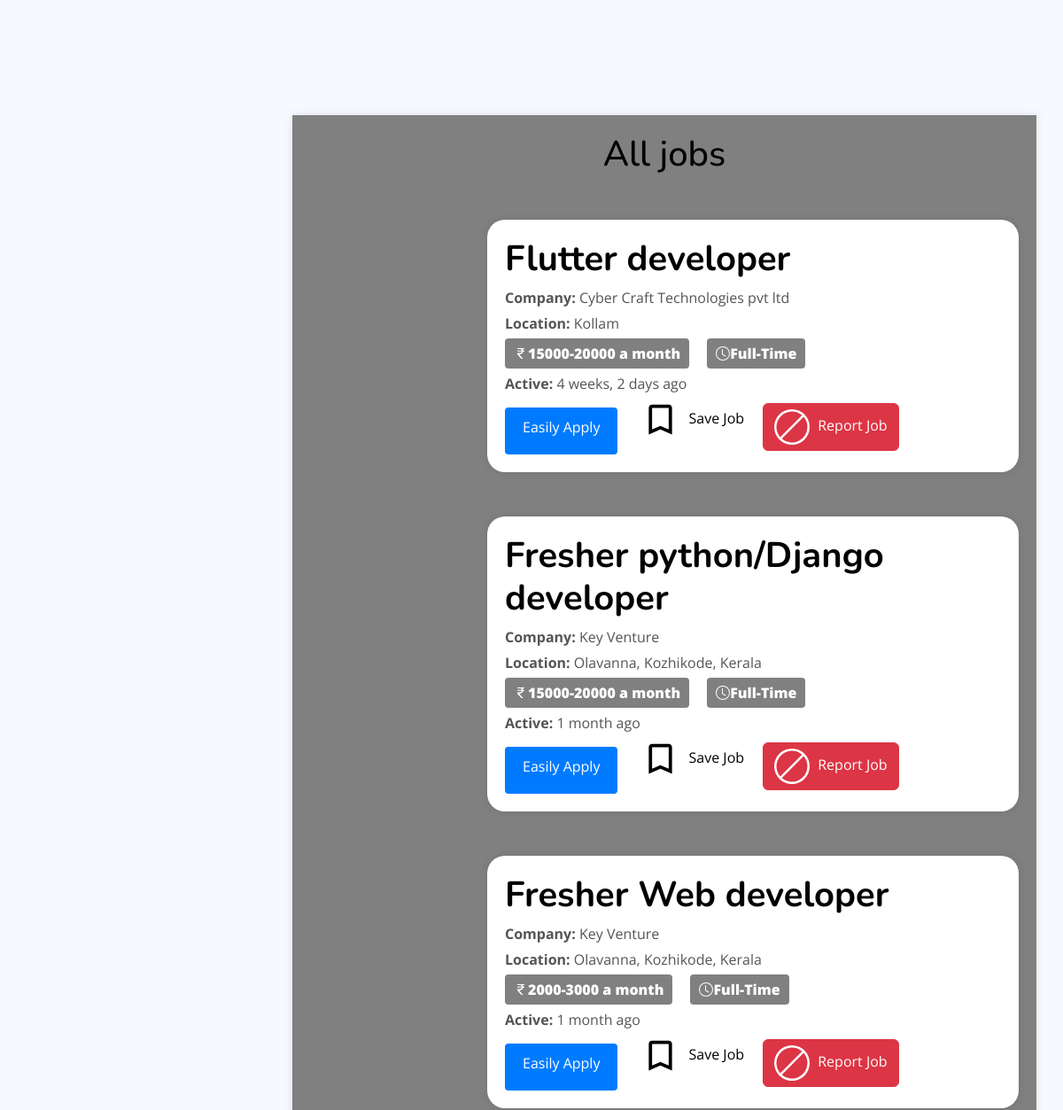
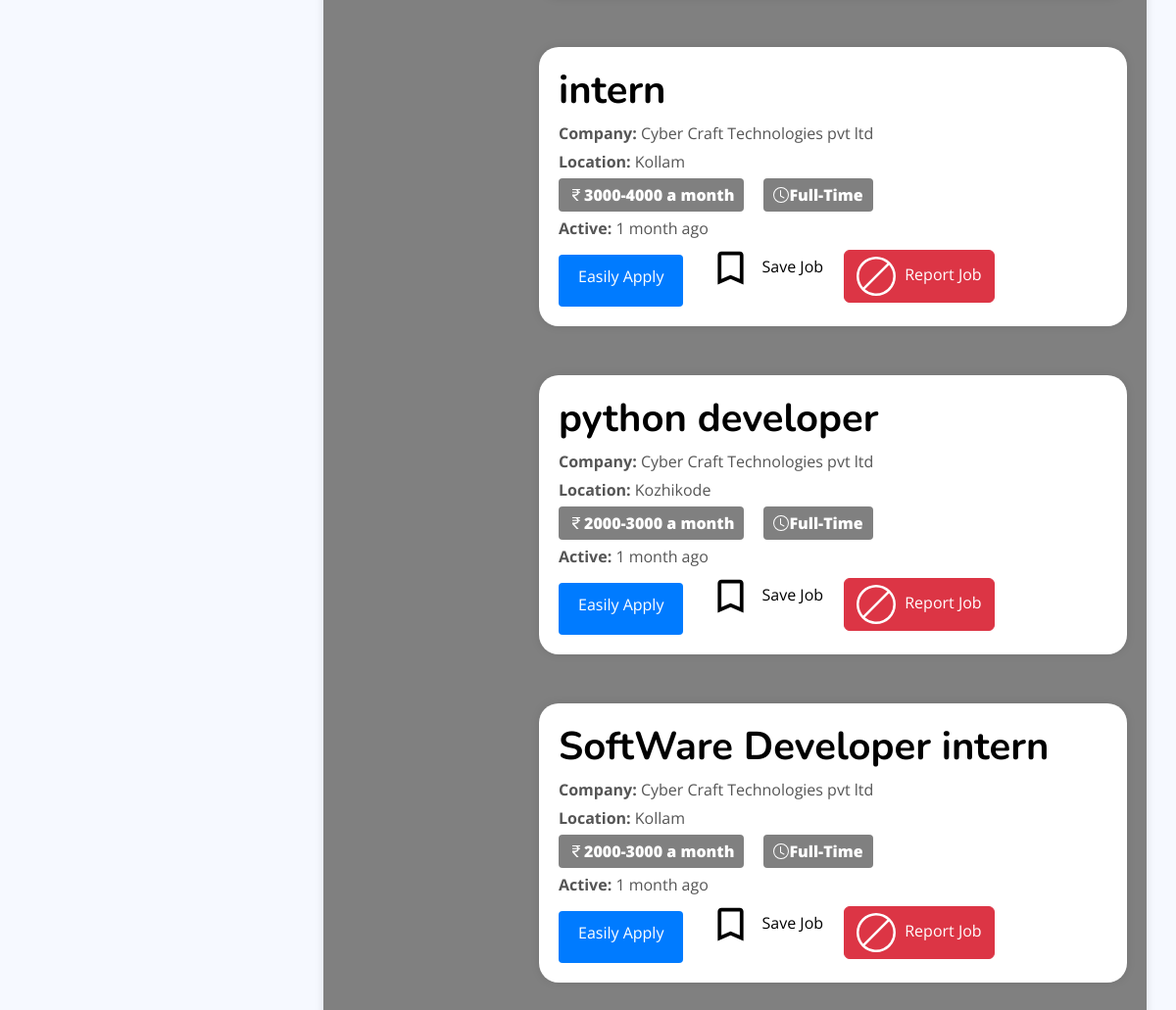
/job/seeker_view_all_jobs, run on the app's committed database (2 pictures, top to bottom).
### Job/models.py (models this page shows, shortened)
class JobPost(models.Model):
    EXPERIENCE_CHOICES = [
        ('0-1', '0-1 years'),
        ('1-3', '1-3 years'),
        ('3-5', '3-5 years'),
        ('5-10', '5-10 years'),
        ('10+', '10+ years'),
    ]
    JOB_TYPE_CHOICES = [
        ('Full-Time', 'Full-Time'),
        ('Part-Time', 'Part-Time'),
        ('Internship', 'Internship'),
    ]
    user=models.ForeignKey(User,on_delete=models.CASCADE)
    company=models.ForeignKey(Company,on_delete=models.CASCADE,default='Select Your Company')
    skills = models.ManyToManyField(Skills_job, blank=True)
    title=models.CharField(max_length=255,blank=True, null=True)
    education=models.ForeignKey(Education,on_delete=models.CASCADE, default='Highest Qualification')
    salary=models.ForeignKey(SalaryRange,on_delete=models.CASCADE, default='10000-20000')
    overview =models.TextField(max_length=255,blank=True,null=True)
    location=models.CharField(max_length=255,blank=True,null=True)
    job_type =models.CharField(max_length=10,choices=JOB_TYPE_CHOICES,null=True, default='Full-Time')
    experience= models.CharField(max_length=5,choices=EXPERIENCE_CHOICES,null=True)
    is_active= models.BooleanField(default=True)
    timestamp=models.DateTimeField(auto_now_add=True)

class SalaryRange(models.Model):
    salary_range = models.CharField(max_length=100)
    def __str__(self):
        return self.salary_range

### Company/models.py (models this page shows, shortened)
class Company(models.Model):
    user=models.OneToOneField(User, on_delete=models.CASCADE)
    name=models.CharField(max_length=100,blank=True,null=True)
    start_date=models.DateField(blank=True, null=True)
    country=models.CharField(max_length=255,blank=True,null=True)
    state=models.CharField(max_length=100,blank=True,null=True)
    city=models.CharField(max_length=100,blank=True,null=True)
    is_active =models.BooleanField(default=True)

### Job/views.py (the view)
# urls.py: path('seeker_view_all_jobs',views.AllJobSeekerView.as_view(),name="seeker_view_all_jobs"),
class AllJobSeekerView(ListView):
    model=JobPost
    template_name='job/seeker_view_job.html'
    context_object_name='jobs'
    queryset=JobPost.objects.filter(is_active=True).order_by('-timestamp')
    def get_queryset(self):
        return JobPost.objects.filter(is_active=True).order_by('-timestamp')

### templates/Job/seeker_view_job.html (shortened to what this page needs)
{% extends 'Dashboard/Dashboard.html' %}
{% load humanize %}
{% load widget_tweaks %}
{% load static %}
{% block main %}
<main id="main" class="main">
  <section class="section profile">
        <div class="ever">
            <h2 style="text-align: center; color: black; font-size: 40px;">All jobs</h2>
    <div id="search-results">
        {% for job in jobs %}
         <div class="job-details">
            <h2 style=" color: black; font-size: 40px; font-weight:bold;">{{ job.title }}</h2>
            <p><strong>Company:</strong> {{ job.company.name }}</p>
            <p><strong>Location:</strong> {{ job.location }}</p>
            <p>
              <div class='job-info-row'>
                <div class="button-field">
                     <strong>{{job.salary}} a month </strong>
                </div>
                <div class="button-field1">
                  <svg xmlns="http://www.w3.org/2000/svg" width="16" height="16" fill="currentColor" class="bi bi-clock" viewBox="0 0 16 16">
                    <path d="M8 3.5a.5.5 0 0 0-1 0V9a.5.5 0 0 0 .252.434l3.5 2a.5.5 0 0 0 .496-.868L8 8.71z"/>
                    <path d="M8 16A8 8 0 1 0 8 0a8 8 0 0 0 0 16m7-8A7 7 0 1 1 1 8a7 7 0 0 1 14 0"/>
                  </svg>
                    <strong>{{job.job_type}}</strong>
                </div></p>
          </div>
          <p><strong>Active:</strong> {{ job.timestamp|naturaltime }}</p>
          <div class="action-icons">
            <a href="{% url 'seeker_viewmore' id=job.id %}" class="apply-now">Easily Apply</a>
            <div class="save-job-icon">
              <form action="{% url 'save_job' job.id %}" method="post" style="display: inline;">
                  <button type="submit" style="background: none; border: none; cursor: pointer;">
                      <svg xmlns="http://www.w3.org/2000/svg" viewBox="0 0 24 24" fill="currentColor" width="45px" height="45px">
                        <path d="M17 3H7c-1.1 0-2 .9-2 2v16l7-3 7 3V5c0-1.1-.9-2-2-2zm0 15l-5-2.18L7 18V5h10v13z"/>
                      </svg>
                      Save Job
                  </button>
              </form>
          </div>
          <div class="report-job-icon">
            <a href="{% url 'report_job' job.id %}" class="btn btn-danger">
                <svg xmlns="http://www.w3.org/2000/svg" width="40" height="40" fill="currentColor" class="bi bi-ban" viewBox="0 0 16 16">
                    <path d="M15 8a6.97 6.97 0 0 0-1.71-4.584l-9.874 9.875A7 7 0 0 0 15 8M2.71 12.584l9.874-9.875a7 7 0 0 0-9.874 9.874ZM16 8A8 8 0 1 1 0 8a8 8 0 0 1 16 0"/>
                </svg>
                Report Job
            </a>
        </div>
        </div>
          </div>
        {% endfor %}
  </section>
  </main>
{% endblock main %}
{% block script %}
<link rel="stylesheet" href="https://ajax.googleapis.com/ajax/libs/jqueryui/1.12.1/themes/smoothness/jquery-ui.css">
{% endblock script %}

### static/css/css/style.css (style rules this page uses)
:root { scroll-behavior: smooth; }
body { font-family: "Open Sans", sans-serif; background: #f6f9ff; color: #444444; }
a { color: #4154f1; text-decoration: none; }
h1, h2, h3, h4, h5, h6 { font-family: "Nunito", sans-serif; }
#main { margin-top: 60px; padding: 20px 30px; transition: all 0.3s; }
@media (min-width: 1200px) { #main, #footer { margin-left: 300px; } }

### templates/Job/seeker_view_job.html (style rules this page uses)
.ever { width: auto; margin: 50px auto; padding: 20px; background-color: grey; box-shadow: 0 0 10px rgba(0, 0, 0, 0.1); }
.job-details { max-width: 900px; margin: 50px auto; margin-left: 200px; padding: 20px; background-color: #fff; box-shadow: 0 0 10px rgba(0, 0, 0, 0.1); text-align: left; border-radius: 20px; }
.job-details h2 { color: #333; }
.job-details p { color: #555; margin: 5px 0; }
.apply-now, .btn-active, .btn-inactive { display: inline-block; padding: 10px 20px; margin: 10px 5px 0 0; text-decoration: none; color: #fff; border-radius: 4px; cursor: pointer; font-size: 16px; }
.apply-now { background-color: #007BFF; }
.job-info-row { display: flex; justify-content: start; align-items: center; }
.button-field { display: flex; align-items: center; background-color: #808080; color: #fff; padding: 5px 10px; border-radius: 4px; font-weight: bold; }
.button-field1 { display: flex; margin-left:20px; align-items: center; background-color: #808080; color: #fff; padding: 5px 10px; border-radius: 4px; font-weight: bold; }
.action-icons { margin-left: auto; display: flex; gap: 15px; }
.save-job-icon { display: flex; align-items: center; color: #000000; text-decoration: none; cursor: pointer; }
.report-job-icon { display: flex; align-items: center; color: #000000; text-decoration: none; cursor: pointer; }
.save-job-icon svg, .report-job-icon svg { margin-right: 5px; }

### data on the page
JobPost: title "Flutter developer", company.name "Cyber Craft Technologies pvt ltd", location "Kollam", salary "15000-20000", job_type "Full-Time", timestamp "4 weeks, 2 days ago"
JobPost: title "Fresher python/Django developer", company.name "Key Venture", location "Olavanna, Kozhikode, Kerala", salary "15000-20000", job_type "Full-Time", timestamp "1 month ago"
JobPost: title "Fresher Web developer", company.name "Key Venture", location "Olavanna, Kozhikode, Kerala", salary "2000-3000", job_type "Full-Time", timestamp "1 month ago"
JobPost: title "intern", company.name "Cyber Craft Technologies pvt ltd", location "Kollam", salary "3000-4000", job_type "Full-Time", timestamp "1 month ago"
JobPost: title "python developer", company.name "Cyber Craft Technologies pvt ltd", location "Kozhikode", salary "2000-3000", job_type "Full-Time", timestamp "1 month ago"
JobPost: title "SoftWare Developer intern", company.name "Cyber Craft Technologies pvt ltd", location "Kollam", salary "2000-3000", job_type "Full-Time", timestamp "1 month ago"
